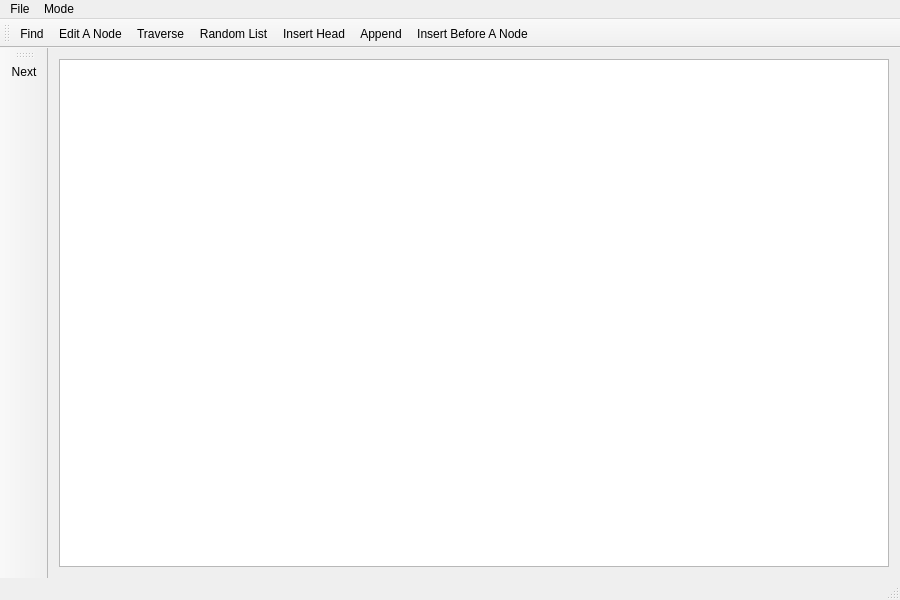
<?xml version="1.0" encoding="UTF-8"?>
<ui version="4.0">
 <class>MainWindow</class>
 <widget class="QMainWindow" name="MainWindow">
  <property name="geometry">
   <rect>
    <x>0</x>
    <y>0</y>
    <width>900</width>
    <height>600</height>
   </rect>
  </property>
  <property name="windowTitle">
   <string>Singly Linked List Simulator</string>
  </property>
  <widget class="QWidget" name="centralWidget">
   <layout class="QVBoxLayout" name="verticalLayout">
    <item>
     <widget class="QGraphicsView" name="graphicsView"/>
    </item>
   </layout>
  </widget>
  <widget class="QMenuBar" name="menuBar">
   <property name="geometry">
    <rect>
     <x>0</x>
     <y>0</y>
     <width>900</width>
     <height>26</height>
    </rect>
   </property>
   <widget class="QMenu" name="menuList">
    <property name="title">
     <string>File</string>
    </property>
    <addaction name="actionNew"/>
    <addaction name="actionOpen"/>
    <addaction name="actionSave"/>
   </widget>
   <widget class="QMenu" name="menuMode">
    <property name="title">
     <string>Mode</string>
    </property>
    <addaction name="actionRun_Once"/>
    <addaction name="actionRun_Step_By_Step"/>
   </widget>
   <addaction name="menuList"/>
   <addaction name="menuMode"/>
  </widget>
  <widget class="QToolBar" name="mainToolBar">
   <attribute name="toolBarArea">
    <enum>TopToolBarArea</enum>
   </attribute>
   <attribute name="toolBarBreak">
    <bool>false</bool>
   </attribute>
   <addaction name="actionFind"/>
   <addaction name="actionEdit_A_Node"/>
   <addaction name="actionTraverse"/>
   <addaction name="actionRandom_List"/>
   <addaction name="actionInsert_Head"/>
   <addaction name="actionAppend"/>
   <addaction name="actionInsert_Before_A_Node"/>
  </widget>
  <widget class="QStatusBar" name="statusBar"/>
  <widget class="QToolBar" name="toolBar">
   <property name="windowTitle">
    <string>toolBar</string>
   </property>
   <attribute name="toolBarArea">
    <enum>LeftToolBarArea</enum>
   </attribute>
   <attribute name="toolBarBreak">
    <bool>false</bool>
   </attribute>
   <addaction name="actionNext"/>
  </widget>
  <action name="actionNew">
   <property name="icon">
    <iconset resource="myres.qrc">
     <normaloff>:/icons/new.ico</normaloff>:/icons/new.ico</iconset>
   </property>
   <property name="text">
    <string>New</string>
   </property>
  </action>
  <action name="actionOpen">
   <property name="icon">
    <iconset resource="myres.qrc">
     <normaloff>:/icons/open.ico</normaloff>:/icons/open.ico</iconset>
   </property>
   <property name="text">
    <string>Open</string>
   </property>
  </action>
  <action name="actionSave">
   <property name="icon">
    <iconset resource="myres.qrc">
     <normaloff>:/icons/save.ico</normaloff>:/icons/save.ico</iconset>
   </property>
   <property name="text">
    <string>Save</string>
   </property>
  </action>
  <action name="actionAppend">
   <property name="text">
    <string>Append</string>
   </property>
   <property name="toolTip">
    <string>Insert an integer to end of the list</string>
   </property>
   <property name="whatsThis">
    <string>Insert a new node</string>
   </property>
  </action>
  <action name="actionInsert_Head">
   <property name="text">
    <string>Insert Head</string>
   </property>
   <property name="toolTip">
    <string>Insert an integer to head of the list</string>
   </property>
  </action>
  <action name="actionNext">
   <property name="text">
    <string>Next</string>
   </property>
  </action>
  <action name="actionTraverse">
   <property name="text">
    <string>Traverse</string>
   </property>
   <property name="toolTip">
    <string>Traverse the list and show result</string>
   </property>
  </action>
  <action name="actionInsert_Before_A_Node">
   <property name="text">
    <string>Insert Before A Node</string>
   </property>
   <property name="toolTip">
    <string>Insert an integer before a specific node</string>
   </property>
  </action>
  <action name="actionFind">
   <property name="text">
    <string>Find</string>
   </property>
   <property name="toolTip">
    <string>Find an integer in the list</string>
   </property>
  </action>
  <action name="actionRandom_List">
   <property name="text">
    <string>Random List</string>
   </property>
   <property name="toolTip">
    <string>Random a list</string>
   </property>
  </action>
  <action name="actionRun_Once">
   <property name="text">
    <string>Run Once</string>
   </property>
  </action>
  <action name="actionRun_Step_By_Step">
   <property name="text">
    <string>Run Step By Step</string>
   </property>
  </action>
  <action name="actionEdit_A_Node">
   <property name="text">
    <string>Edit A Node</string>
   </property>
  </action>
 </widget>
 <layoutdefault spacing="6" margin="11"/>
 <resources>
  <include location="myres.qrc"/>
 </resources>
 <connections/>
</ui>
